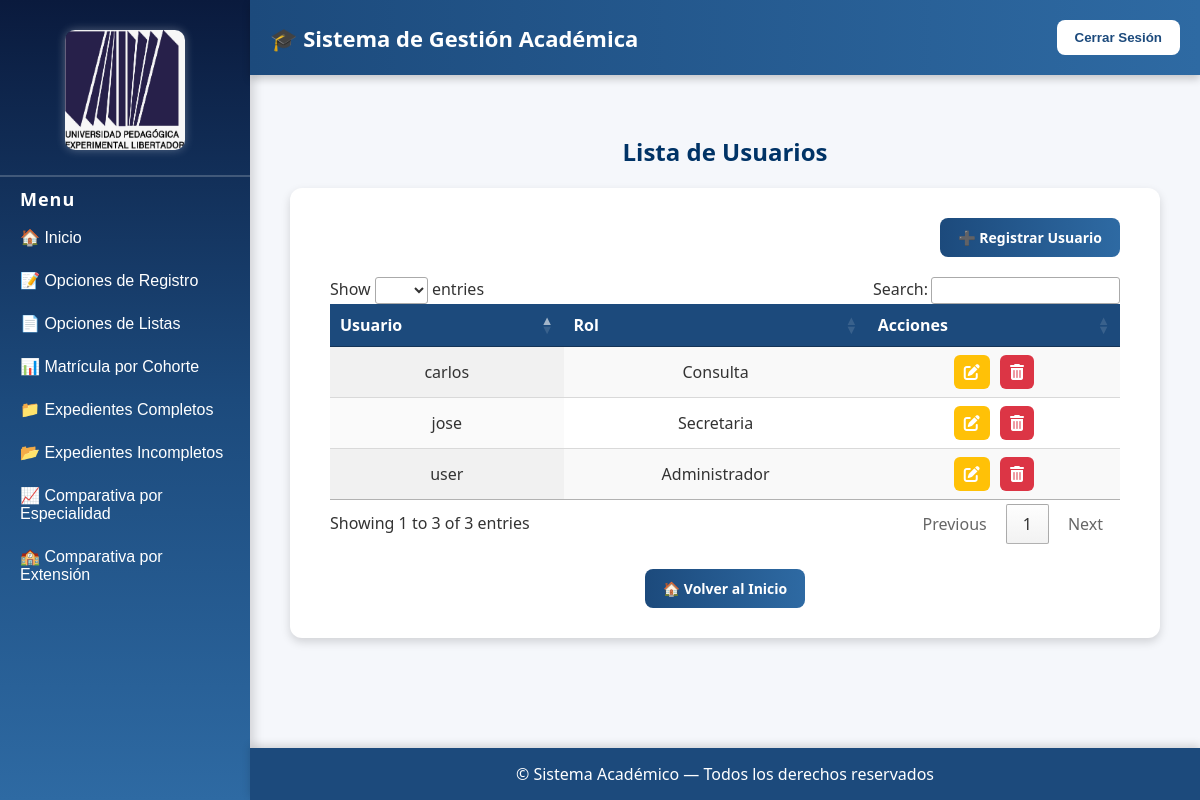
Page /usuarios/ (signed in) on the committed database.
### estudiantes/models.py (models this page shows, shortened)
class Usuario(models.Model):
    nombre_usuario = models.CharField(max_length=100, unique=True)
    contrasena = models.CharField(max_length=128)
    rol = models.CharField(max_length=50, choices=[
        ('Administrador', 'Administrador'),
        ('Secretaria', 'Secretaria'),
        ('Consulta', 'Consulta'),
    ])

### estudiantes/views.py (the view)
# urls.py: path('usuarios/', views.listar_usuarios, name='listar_usuarios'),
def listar_usuarios(request):
    if not request.session.get('usuario_id'):
        return redirect('login_usuario')
    usuarios = Usuario.objects.all()
    return render(request, "listar_usuarios.html", {'usuarios': usuarios})

### estudiantes/templates/listar_usuarios.html (shortened to what this page needs)
{% extends 'home.html' %}
{% load static %}
{% block content %}
<h2>Lista de Usuarios</h2>
<div style="max-width:900px; margin:0 auto; background:white; padding:30px 40px; border-radius:12px; box-shadow:0 4px 10px rgba(0,0,0,0.15);">
    <div style="text-align:right; margin-bottom:20px;">
        {% if request.session.usuario_rol == "Administrador" %}
        <a href="{% url 'crear_usuario' %}" class="btn-action">➕ Registrar Usuario</a>
        {% endif %}
    </div>
    <table id="tablaUsuarios" class="display responsive nowrap" style="width:100%">
        <thead>
            <tr>
                <th>Usuario</th>
                <th>Rol</th>
                <th>Acciones</th>
            </tr>
        </thead>
        <tbody>
            {% for u in usuarios %}
            <tr>
                <td>{{ u.nombre_usuario }}</td>
                <td>{{ u.rol }}</td>
                <td>
                    {% if request.session.usuario_rol == "Administrador" %}
                    <a href="{% url 'editar_usuario' u.id %}" class="btn-icon edit" title="Editar">
                        <i class="fas fa-edit"></i>
                    </a>
                    {% endif %}
                    {% if request.session.usuario_rol == "Administrador" %}
                    <a href="{% url 'eliminar_usuario' u.id %}" class="btn-icon delete" title="Eliminar">
                        <i class="fas fa-trash-alt"></i>
                    </a>
                    {% endif %}
                </td>
            </tr>
            {% empty %}
            <tr><td colspan="3">No hay usuarios registrados.</td></tr>
            {% endfor %}
        </tbody>
    </table>
    <div style="text-align:center; margin-top:25px;">
        <a href="{% url 'home' %}" class="btn-home">🏠 Volver al Inicio</a>
    </div>
</div>
<link rel="stylesheet" href="https://cdnjs.cloudflare.com/ajax/libs/font-awesome/6.5.0/css/all.min.css">
<link rel="stylesheet" href="https://cdn.datatables.net/1.13.6/css/jquery.dataTables.min.css">
<link rel="stylesheet" href="https://cdn.datatables.net/responsive/2.5.0/css/responsive.dataTables.min.css">
{% endblock %}

### estudiantes/templates/home.html (style rules this page uses)
body { margin: 0; font-family: "Segoe UI", Tahoma, Geneva, Verdana, sans-serif; background-color: #f5f7fb; color: #333; display: flex; height: 100vh; }
main h2 { color: #003366; text-align: center; }

### estudiantes/templates/listar_usuarios.html (style rules this page uses)
.btn-action, .btn-home { display: inline-block; text-decoration: none; padding: 10px 18px; border-radius: 8px; font-weight: bold; transition: all 0.3s ease; font-size: 14px; background: linear-gradient(90deg,#1c4a7c,#2e6aa3); color: white; }
.btn-icon { display: inline-block; text-decoration: none; font-size: 16px; padding: 6px 10px; margin: 0 3px; border-radius: 6px; color: white; transition: all 0.3s ease; }
.btn-icon i { pointer-events: none; }
.btn-icon.edit { background-color: #ffc107; }
.btn-icon.delete { background-color: #dc3545; }
table.dataTable th { background-color: #1c4a7c !important; color: white !important; text-align: center; }
table.dataTable td { text-align: center; }
body { font-family: "Segoe UI", Tahoma, Geneva, Verdana, sans-serif; }

### rows in the picture
Usuario: nombre_usuario "user", rol "Administrador"
Usuario: nombre_usuario "jose", rol "Secretaria"
Usuario: nombre_usuario "carlos", rol "Consulta"
